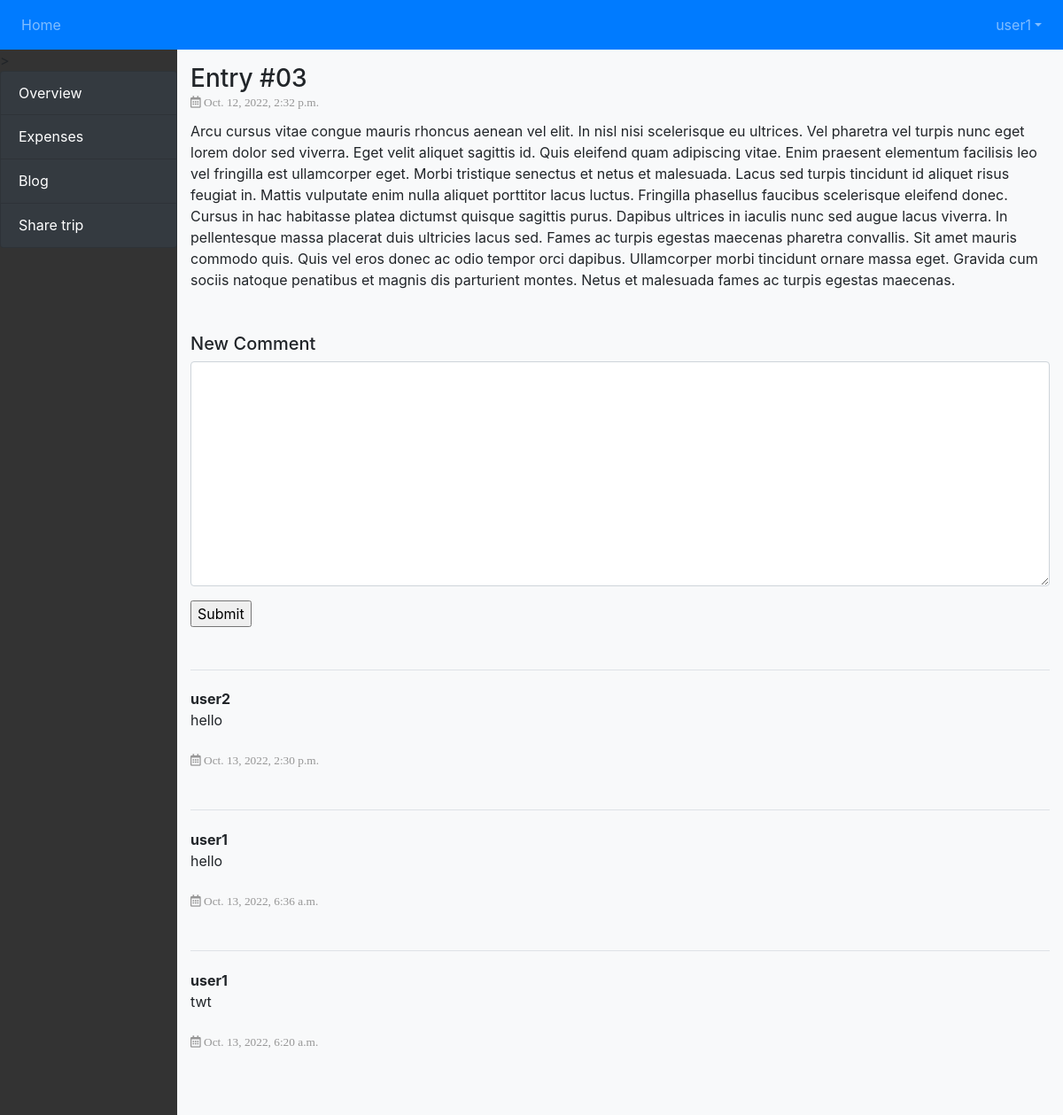
Page /trip/8/blog/7 (signed in) on the committed database.
### tracker/models.py (models this page shows, shortened)
class Blog(models.Model):
    trip = models.ForeignKey(Trip, on_delete=models.CASCADE)
    title = models.CharField(max_length = 150)
    post = models.TextField()
    comments = models.ManyToManyField(settings.AUTH_USER_MODEL, through='Comment', related_name='comments_owned')
    created_at = models.DateTimeField(auto_now_add=True)

class Comment(models.Model):
    text = models.TextField()
    blogpost = models.ForeignKey('Blog', on_delete=models.CASCADE)
    owner = models.ForeignKey(settings.AUTH_USER_MODEL, on_delete=models.CASCADE)
    created_at = models.DateTimeField(auto_now_add=True)

### tracker/views.py (the view, shortened to what this page needs)
# urls.py: path('trip/<int:pk>/blog/<int:blog_id>', views.BlogDetailView.as_view(), name='blog_detail'),
class BlogDetailView(LoginRequiredMixin, DetailView): #Show the full contents of the blog entry
    template_name = 'tracker/blog_detail.html'
    def get(self, request, pk, blog_id):
        user_can_access = check_user_has_access_to_trip(trip_id=pk, request_user_id=request.user.id)
        if user_can_access:
            this_trip = Trip.objects.get(pk=pk)
            entry = get_object_or_404(Blog, id=blog_id)
            comments = Comment.objects.filter(blogpost=entry).order_by('created_at').reverse()
            form = CommentForm()
            ctx = {'trip': this_trip, 'form': form, 'blog': entry, 'comments':comments}
            return render(request, self.template_name, ctx)

### tracker/forms.py
class CommentForm(forms.ModelForm):
    class Meta:
        model = Comment
        fields = ['text']

### tracker/utils.py (called while the page is built)
def check_user_has_access_to_trip(trip_id, request_user_id):
    this_trip = get_object_or_404(Trip, id=trip_id)
    this_trip_users = this_trip.groups.values('id')
    this_trip_users = [user['id'] for user in this_trip_users]
    if request_user_id in this_trip_users:
        return True
    else:
        return False

### tracker/templates/tracker/blog_detail.html (shortened to what this page needs)
{% extends "base_sidebar.html" %}
{% load crispy_forms_tags %}
{% block sidecontent %}
{% load static %}
{% include "delete_modal.html" %}
<tr class='blogentry'>
    <td>
    <div class='blogtitle'><h3>{{blog.title}}</h3> </div>
    <div class='blogdate'>
        <i class='far fa-calendar-alt'>
        {{blog.created_at}}
        </i>
    </div>
    <div class='blogpost'>{{blog.post}}</div>
    </td>
</tr>
<br><br>
<h5> New Comment</h5>
<form action="" method="post">
{{ form | crispy }}
<input type="submit" value="Submit">
</form>
<br><br>
{% if comments %}
<table  class='table'>
{% for comment in comments %}
    <tr class='blogentry'>
    <td class='comment'>
        <b>{{comment.owner}}</b> <a href="{% url 'tracker:comment_delete' trip.id blog.id comment.id%}" class="fas fa-trash-alt"></a> <br>
        {{comment.text}} <br><br>
        <div class='blogdate'> <i class='far fa-calendar-alt'> {{comment.created_at}} </i> </div> <br>
    </td>
    </tr>
{% endfor %}
</table>
{% endif %}
{% endblock %}

### tracker/templates/base.html (shortened to what this page needs)
<!DOCTYPE html>
<html>
<head>
{% load static %}
<link rel="stylesheet" href="https://cdn.jsdelivr.net/npm/bootstrap@4.6.2/dist/css/bootstrap.min.css">
<link rel="stylesheet" href="https://cdnjs.cloudflare.com/ajax/libs/font-awesome/5.13.1/css/all.min.css" />
<link rel="stylesheet" href="{% static 'styles.css' %}">
</head>
<body>
<nav class="navbar navbar-expand-md navbar-dark bg-primary fixed-top">
    <div class="collapse navbar-collapse" id="navbarNavDropdown">
        <ul class="navbar-nav">
            <li class="nav-item">
                <a class="nav-link" href="{% url 'tracker:trip_list' %}">Home</a>
            </li>
        </ul>
    </div>
    <div class="navbar-collapse collapse w-100 order-3 dual-collapse2">
        <ul class="navbar-nav ml-auto">
            <li class="nav-item dropdown">
                <a class="nav-link dropdown-toggle" href="#" role="button" data-toggle="dropdown" aria-expanded="false">{{user.username}}</a>
            </li>
        </ul>
    </div>
</nav>
{% block sidebar %}{% endblock %}
</body>
</html>

### tracker/static/styles.css (style rules this page uses)
body { padding-top: 56px; background-color: #f8f9fa!important }
.table td { padding: 1.3rem; }
.blogentry { padding: 15px 0px 15px 0px; border-top-style: solid; border-top-width: 1px; border-color: #b6b7b9; }
.blogentry td { padding-left: 0px; }
.blogtitle h3 { margin-bottom: 0px; display: inline; }
.blogdate { color: #969696; font-weight: 100; font-size: smaller; }
.blogpost { padding-top: 10px; }
.comment { border-top-style: solid; border-top-width: 1px; border-color: #b6b7b9; }

### rows in the picture
Blog: title "Entry #03", created_at "Oct. 12, 2022, 2:32 p.m.", post "Arcu cursus vitae congue mauris rhoncus aenean vel elit. In nisl nisi scelerisque eu ultrices. Vel pharetra vel turpis nunc eget lorem dolor sed viverra. Eget velit aliquet sagittis id. Quis eleifend quam adipiscing vitae. Enim praesent elementum facilisis leo vel fringilla est ullamcorper eget. Morbi tristique senectus et netus et malesuada. Lacus sed turpis tincidunt id aliquet risus feugiat in. Mattis vulputate enim nulla aliquet porttitor lacus luctus. Fringilla phasellus faucibus scelerisque eleifend donec. Cursus in hac habitasse platea dictumst quisque sagittis purus. Dapibus ultrices in iaculis nunc sed augue lacus viverra. In pellentesque massa placerat duis ultricies lacus sed.…"
Comment: owner "user2", text "hello", created_at "Oct. 13, 2022, 2:30 p.m."
Comment: owner "user1", text "hello", created_at "Oct. 13, 2022, 6:36 a.m."
Comment: owner "user1", text "twt", created_at "Oct. 13, 2022, 6:20 a.m."

### other values in the picture
{{ user.username }} "user1"
